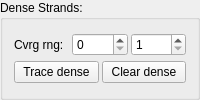
         <widget class="QGroupBox" name="groupBox_12">
          <property name="title">
           <string>Dense Strands:</string>
          </property>
          <layout class="QVBoxLayout" name="verticalLayout_15">
           <property name="spacing">
            <number>3</number>
           </property>
           <item>
            <layout class="QHBoxLayout" name="horizontalLayout_13">
             <item>
              <widget class="QLabel" name="label_21">
               <property name="text">
                <string>Cvrg rng:</string>
               </property>
              </widget>
             </item>
             <item>
              <widget class="QSpinBox" name="spinBoxMinAuxCoverage">
               <property name="maximum">
                <number>254</number>
               </property>
              </widget>
             </item>
             <item>
              <widget class="QSpinBox" name="spinBoxMaxAuxCoverage">
               <property name="minimum">
                <number>1</number>
               </property>
               <property name="maximum">
                <number>255</number>
               </property>
              </widget>
             </item>
            </layout>
           </item>
           <item>
            <layout class="QHBoxLayout" name="horizontalLayout_64">
             <item>
              <widget class="QPushButton" name="buttonTraceAuxStrands">
               <property name="text">
                <string>Trace dense</string>
               </property>
              </widget>
             </item>
             <item>
              <widget class="QPushButton" name="buttonClearAuxStrands">
               <property name="text">
                <string>Clear dense</string>
               </property>
              </widget>
             </item>
            </layout>
           </item>
          </layout>
         </widget>
